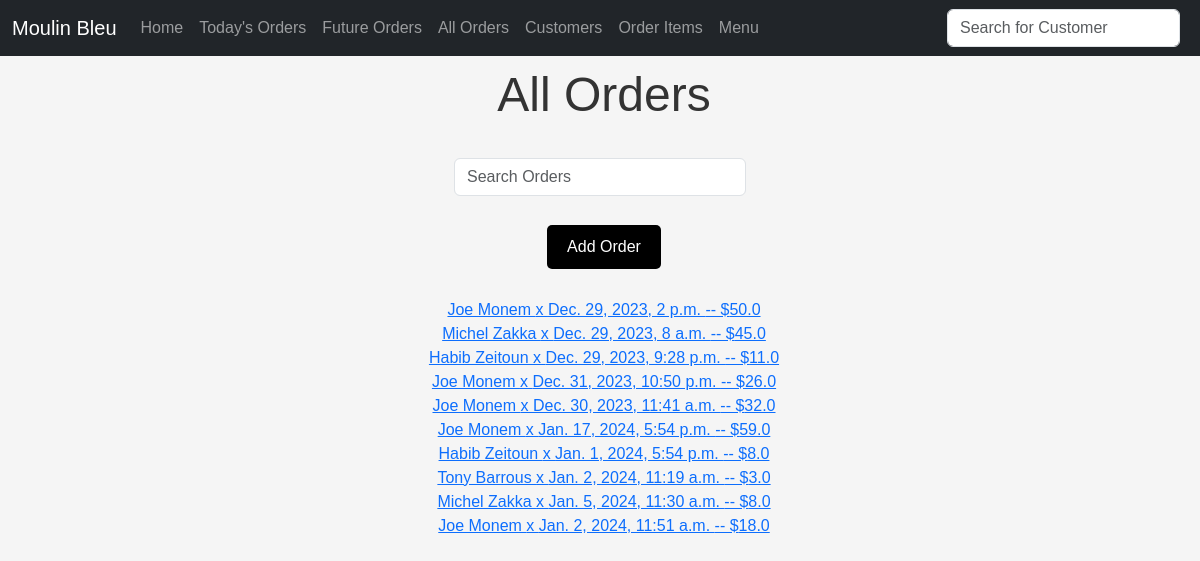
The page /orders on the database as committed earlier.
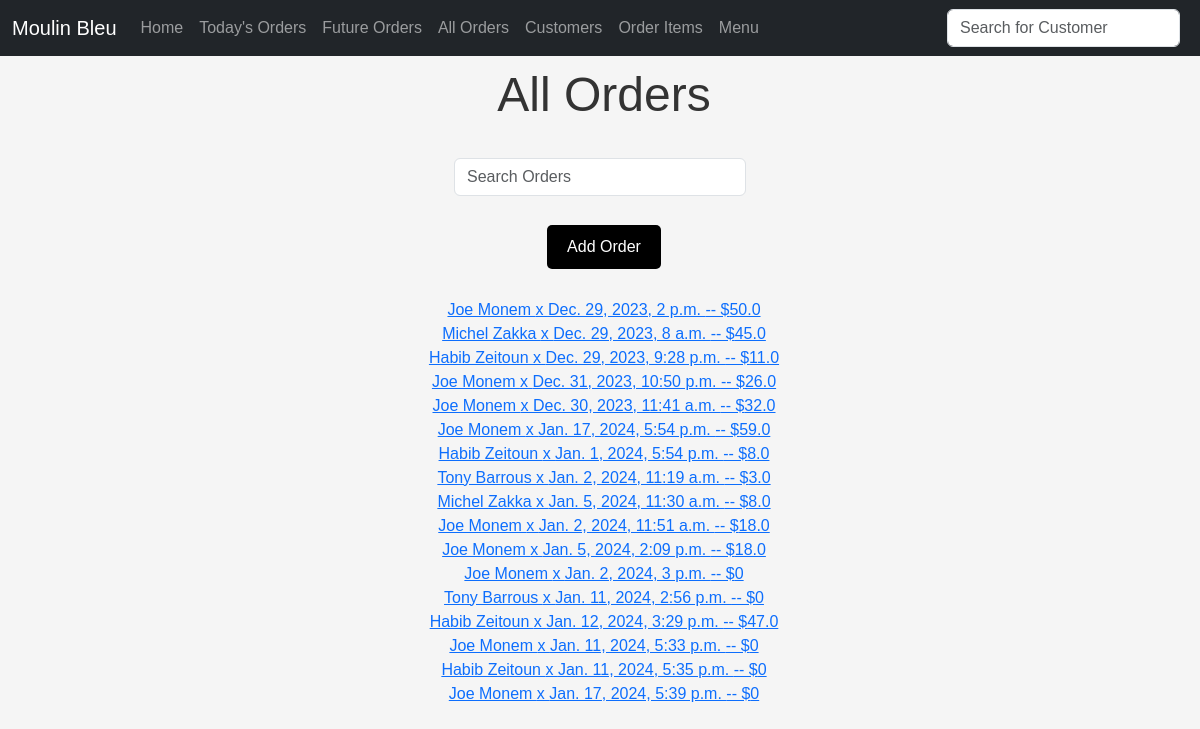
The same page on the database as committed later.
### ordersapp/models.py (models this page shows, shortened)
class Order(models.Model):
    customer = models.ForeignKey(
        Customer, on_delete=models.CASCADE, blank=False, null=False
    )
    created_at = models.DateTimeField(auto_now_add=True)
    needed_for = models.DateTimeField()
    order_items = models.ManyToManyField(OrderItem, null=False)
    paid = models.BooleanField(null=False, default=False)
    delivery = models.BooleanField(null=False, default=False)
    notes = models.TextField(null=True)
    @property
    def total_price(self):
        return sum(item.price for item in self.order_items.all())

class OrderItem(models.Model):
    food_item = models.ForeignKey(FoodItem, on_delete=models.CASCADE)
    quantity = models.FloatField()
    linked_order = models.ForeignKey(
        "Order", on_delete=models.CASCADE, null=True, blank=True
    )
    @property
    def price(self):
        return self.food_item.price * self.quantity

### mainapp/models.py (models this page shows, shortened)
class Customer(models.Model):
    name = models.CharField(max_length=255)
    phone_number = models.CharField(max_length=255)
    location = models.CharField(max_length=255)
    date_added = models.DateField(default=timezone.now)

### menuapp/models.py (models this page shows, shortened)
class FoodItem(models.Model):
    name = models.CharField(max_length=255)
    price = models.IntegerField()
    notes = models.TextField()
    plat_du_jour = models.BooleanField(default=False)

### ordersapp/views.py (the view)
# urls.py: path("orders", OrdersView.as_view(), name="orders"),
class OrdersView(ListView):
    model = Order
    template_name = "orders.html"
    context_object_name = "orders"

### ordersapp/templates/orders.html (shortened to what this page needs)
{% extends 'base.html' %}
{%block content %}
<h1>All Orders</h1>
<br>
<form method="post" action="{% url 'order_search' %}" class="d-flex" style="max-width: 300px; margin: 0 auto;">
    <input class="form-control me-2" type="input" name="submission" placeholder="Search Orders">
</form>
<br>
<div style="text-align: center;">
    <a href="{% url 'add_order' %}">
        <button class="btn btn-dark">Add Order</button>
    </a>
</div>
<br>
<ul>
    {% for order in orders %}
    <li>
        <a href="{%url 'order_details' order.pk %}"> {{order.customer.name}} x {{order.needed_for}} --
            ${{order.total_price}} </a>
        <br>
    </li>
    {% endfor %}
</ul>
{% endblock %}

### mainapp/templates/base.html (shortened to what this page needs)
<!doctype html>
<html lang="en">
<head>
    <link href="https://cdn.jsdelivr.net/npm/bootstrap@5.3.2/dist/css/bootstrap.min.css" rel="stylesheet"
>
</head>
<body>
    <nav class="navbar navbar-expand-lg navbar-dark bg-dark">
        <div class="container-fluid">
            <a class="navbar-brand" href="{% url 'home'%}">Moulin Bleu</a>
            <div class="collapse navbar-collapse" id="navbarNav">
                <ul class="navbar-nav">
                    <li class="nav-item">
                        <a class="nav-link" href="{% url 'home'%}">Home</a>
                    </li>
                    <li class="nav-item">
                        <a class="nav-link" href="{% url 'todays_orders'%}">Today's Orders</a>
                    </li>
                    <li class="nav-item">
                        <a class="nav-link" href="{% url 'future_orders'%}">Future Orders</a>
                    </li>
                    <li class="nav-item">
                        <a class="nav-link" href="{% url 'orders'%}">All Orders</a>
                    </li>
                    <li class="nav-item">
                        <a class="nav-link" href="{% url 'customers'%}">Customers</a>
                    </li>
                    <li class="nav-item">
                        <a class="nav-link" href="{% url 'order_items'%}">Order Items</a>
                    </li>
                    <li class="nav-item">
                        <a class="nav-link" href="{% url 'menu'%}">Menu</a>
                    </li>
                </ul>
            </div>
            <form method="post" action="{% url 'customer_search' %}" class="d-flex" style="max-width: 300px;">
                <input class="form-control me-2" type="input" name="submission" placeholder="Search for Customer">
            </form>
        </div>
    </nav>
    <div class="ms-2">
        {% block content %}
        {% endblock %}
    </div>
</body>
</html>

### ordersapp/templates/orders.html (style rules this page uses)
body { font-family: sans-serif; background-color: #f5f5f5; }
h1 { font-size: 3em; text-align: center; color: #333; margin-bottom: 10px; margin-top: 10px; }
.btn { background-color: #000; color: #fff; padding: 10px 20px; border: none; border-radius: 5px; margin: 5px; }
form { display: flex; align-items: center; justify-content: center; }
input { padding: 5px 10px; border: 1px solid #ddd; border-radius: 5px; }
button { margin-left: 10px; }
ul { font-family: sans-serif; margin: 0; padding: 0; list-style: none; text-align: center; }

Rows that differ between the two databases and show on the page:
added Order: customer.name "Joe Monem", needed_for "Jan. 5, 2024, 2:09 p.m.", total_price "18.0"
added Order: customer.name "Joe Monem", needed_for "Jan. 2, 2024, 3 p.m.", total_price "0"
added Order: customer.name "Tony Barrous", needed_for "Jan. 11, 2024, 2:56 p.m.", total_price "0"
added Order: customer.name "Habib Zeitoun", needed_for "Jan. 12, 2024, 3:29 p.m.", total_price "47.0"
added Order: customer.name "Joe Monem", needed_for "Jan. 11, 2024, 5:33 p.m.", total_price "0"
added Order: customer.name "Habib Zeitoun", needed_for "Jan. 11, 2024, 5:35 p.m.", total_price "0"
added Order: customer.name "Joe Monem", needed_for "Jan. 17, 2024, 5:39 p.m.", total_price "0"
